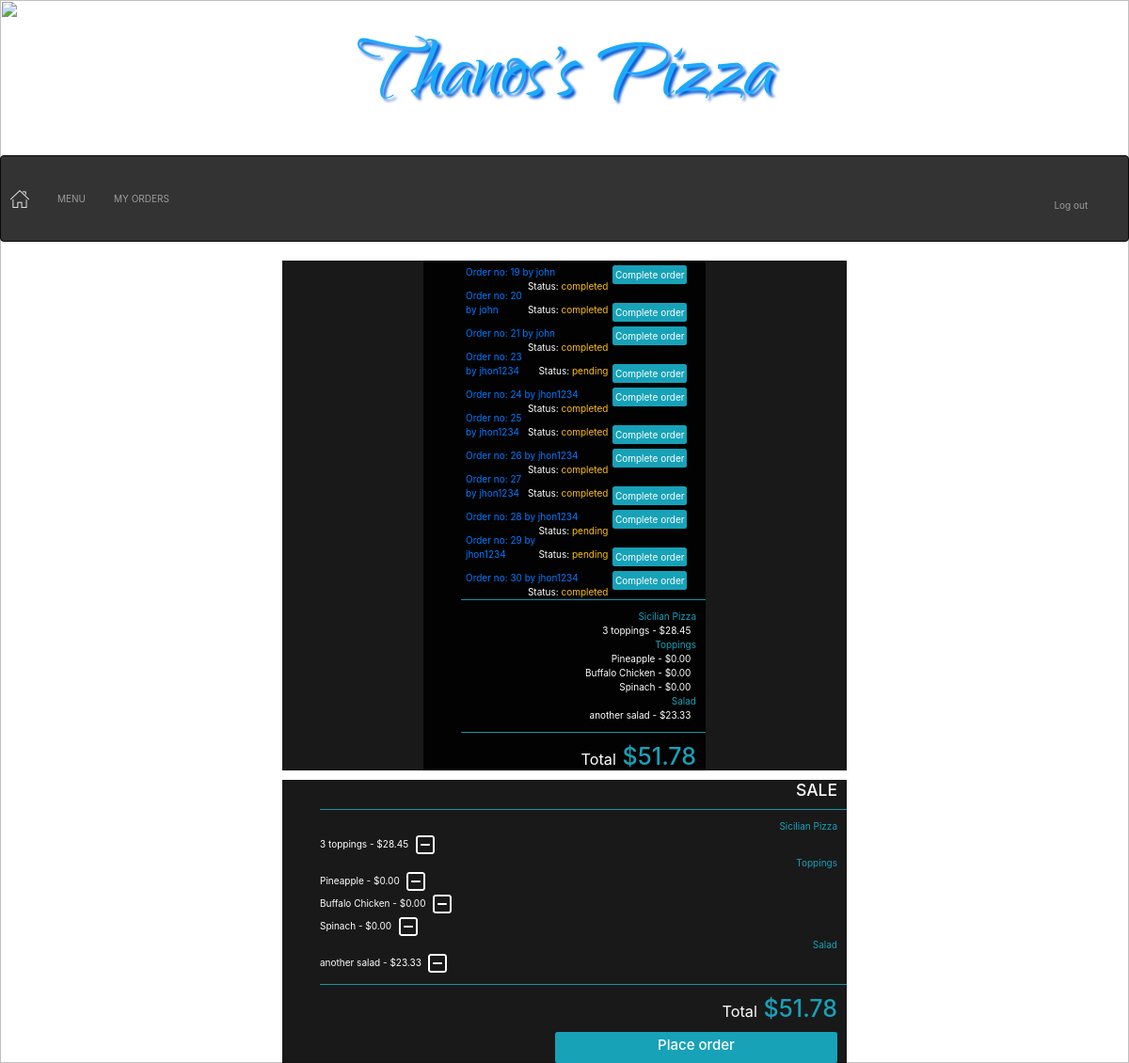
Page /orders_manager/john/20 on the committed database.
### orders/models.py (models this page shows, shortened)
class User_order(models.Model):
    user=models.ForeignKey(User,on_delete=models.CASCADE)
    order_number=models.IntegerField()
    topping_allowance=models.IntegerField(default=0)
    status=models.CharField(max_length=64,default='initiated')

class Order2(models.Model):
    user=models.ForeignKey(User,on_delete=models.CASCADE)
    number=models.IntegerField()
    category=models.CharField(max_length=64,null=True)
    name=models.CharField(max_length=64)
    price=models.DecimalField(max_digits=4,decimal_places=2)
    def __str__(self):
        return f"{self.name} - ${self.price} "

### orders/views.py (the view)
# urls.py: path("orders_manager/<str:user>/<str:order_number>", views.orders_manager, name="orders_manager"),
def orders_manager(request,user,order_number):
    user=User.objects.get(username=user)
    context = {
        "Checkout":Order2.objects.filter(user=user,number=order_number),
        "Checkout_category":Order2.objects.filter(user=user,number=order_number).values_list('category').distinct(),
        "Total":list(Order2.objects.filter(user=user,number=order_number).aggregate(Sum('price')).values())[0],
        "user":request.user,
        "Category": Category.objects.all(),
        "Order_number":order_number,
        "All_orders":User_order.objects.exclude(status='initiated')
    }
    return render(request,"orders_manager.html",context)

### orders/models.py (called while the page is built)
    def __str__(self):
        return f"{self.name}"

### orders/templates/orders_manager.html
{% extends "layout.html" %}
{% block body%}
    <div id='my_orders_container' class='w-50 mx-auto'>
        <div class=' text-left pr-3'>
            <ul >
                {% for row in All_orders%}
                <li class='p-2' >
                    <a href="{% url 'orders_manager' row.user row.order_number  %}"><span>Order no: {{row.order_number}} by {{row.user}}</span></a>
                    <a href="{% url 'complete_order' row.user row.order_number  %}"><span class='float-right mx-2 p-1 bg-info rounded text-white'>Complete order</span></a>
                    <span class='float-right'>Status: <span class='text-warning'>{{row.status}}</span></span>
                </li>
                {% endfor %}
            </ul>
        </div>
        <ul>
            <hr class='bg-info'>
            {% for check_cat in Checkout_category %}
                <li class='text-info text-right pr-3'>{{check_cat|cut:"("|cut:")"|cut:","|cut:"'"}}</li>
                {% for row in Checkout %}
                {% if row.category == check_cat|cut:"("|cut:")"|cut:","|cut:"'"  %}
                <li class='pr-3 text-right'>{{row}}&nbsp;</li>
                {% endif %}
                {% endfor %}
            {% endfor %}
            <hr class='bg-info'>
            <li class='text-info text-right pr-3 '><h1><small class='text-white'>Total</small> ${{Total|floatformat:2}}</h1></li>
        </ul>
    </div>
{% endblock %}

### orders/templates/layout.html (shortened to what this page needs)
<!DOCTYPE html>
<html style="height:100%">
<head>
    {% load static %}
    <link rel="stylesheet" type="text/css" href="{% static 'styles.css' %}">
    <link rel="stylesheet" href="https://maxcdn.bootstrapcdn.com/bootstrap/4.1.3/css/bootstrap.min.css">
    <link rel="stylesheet" href="https://maxcdn.bootstrapcdn.com/bootstrap/3.4.0/css/bootstrap.min.css">
    <link rel="stylesheet" href="https://stackpath.bootstrapcdn.com/bootstrap/4.2.1/css/bootstrap.min.css">
</head>
<body style="height:100%">
    {% if Category %}
    <p id='logo' class='text-center m-0 weight-bold'><a href="{% url 'index' %}">Thanos's Pizza</a></p>
      {% if not user.is_superuser %}
      <nav class="navbar navbar-inverse navbar-expand-lg" style="background-color: #333;">
          <a  href="{% url 'index' %}"><img src="{% static 'home.png' %}"></a>
          <div class="collapse navbar-collapse" id="navbarNavDropdown">
            <ul class="navbar-nav mr-auto">
              <li class="nav-item dropdown">
                <a class=" navbar-text" href="#" id="navbarDropdownMenuLink" role="button" data-toggle="dropdown" aria-haspopup="true" aria-expanded="false">
                  MENU
                </a>
              </li>
              <li class="nav-item">
                <a  class="navbar-text"  href="{% url 'my_orders' Order_number %}">MY ORDERS</a>
              </li>
            </ul>
            <ul class="navbar-nav ml-auto">
              <a class="navbar-nav ml-auto navbar-text" href="{% url 'logout' %}"> Log out&nbsp;</a>
            </ul>
          </div>
          </nav>
          <div id='center_box' class='w-50  mx-auto  '>
              {% block body%}
              {% endblock %}
          </div>
          <div id='center_box' class='w-50  mx-auto'>
          {% if Checkout_category %}
              <h3 class=' text-right pr-3'>SALE</h3>
              <ul >
                  <hr class='bg-info'>
                  {% for check_cat in Checkout_category %}
                      <li class='text-info text-right pr-3'>{{check_cat|cut:"("|cut:")"|cut:","|cut:"'"}}</li>
                      {% for row in Checkout %}
                      {% if row.category == check_cat|cut:"("|cut:")"|cut:","|cut:"'"  %}
                      <li class='pr-3'>{{row}}&nbsp;<a href="{% url 'delete' row.category row.name row.price %}"><img class='plus rounded' src="{% static 'minus.png' %}"></a></li>
                      {% endif %}
                      {% endfor %}
                  {% endfor %}
                  <hr class='bg-info'>
                  <li class='text-info text-right pr-3 '><h1><small class='text-white'>Total</small> ${{Total|floatformat:2}}</h1></li>
              </ul>
              <a id='place_order'  href="{% url 'my_orders' Order_number %}"><div  class='bg-info w-50 rounded p-2  ml-auto mr-3 text-center text-white '><h4>Place order</h4></div></a>
          {% endif %}
          </div>
      {% endif %}
{% endif %}
</body>
</html>

### orders/static/styles.css (style rules this page uses)
#logo { padding:0px; font-family: webLogo ; font-size: 110px; text-shadow: 3px 3px 3px rgb(5, 87, 211); }
#logo a:link, #place_order:link, #confirm_order:link { color:rgb(28, 170, 253); }
#center_box { background-color: rgba(0, 0, 0, 0.9); color: white; }
li { list-style-type: none; }
#my_orders_container { background-color: rgba(0, 0, 0, 0.9); color: white; }

### rows in the picture
User_order: order_number "19", user "john", status "completed"
User_order: order_number "20", user "john", status "completed"
User_order: order_number "21", user "john", status "completed"
User_order: order_number "23", user "jhon1234", status "pending"
User_order: order_number "24", user "jhon1234", status "completed"
User_order: order_number "25", user "jhon1234", status "completed"
User_order: order_number "26", user "jhon1234", status "completed"
User_order: order_number "27", user "jhon1234", status "completed"
User_order: order_number "28", user "jhon1234", status "pending"
User_order: order_number "29", user "jhon1234", status "pending"
User_order: order_number "30", user "jhon1234", status "completed"
Order2: name+price "3 toppings - $28.45"
Order2: name+price "Pineapple - $0.00"
Order2: name+price "Buffalo Chicken - $0.00"
Order2: name+price "Spinach - $0.00"
Order2: name+price "another salad - $23.33"

### other values in the picture
{{ check_cat|cut:"("|cut:")"|cut:","|cut:"'" }} "Sicilian Pizza" "Toppings" "Salad"
{{ Total|floatformat:2 }} "51.78"
